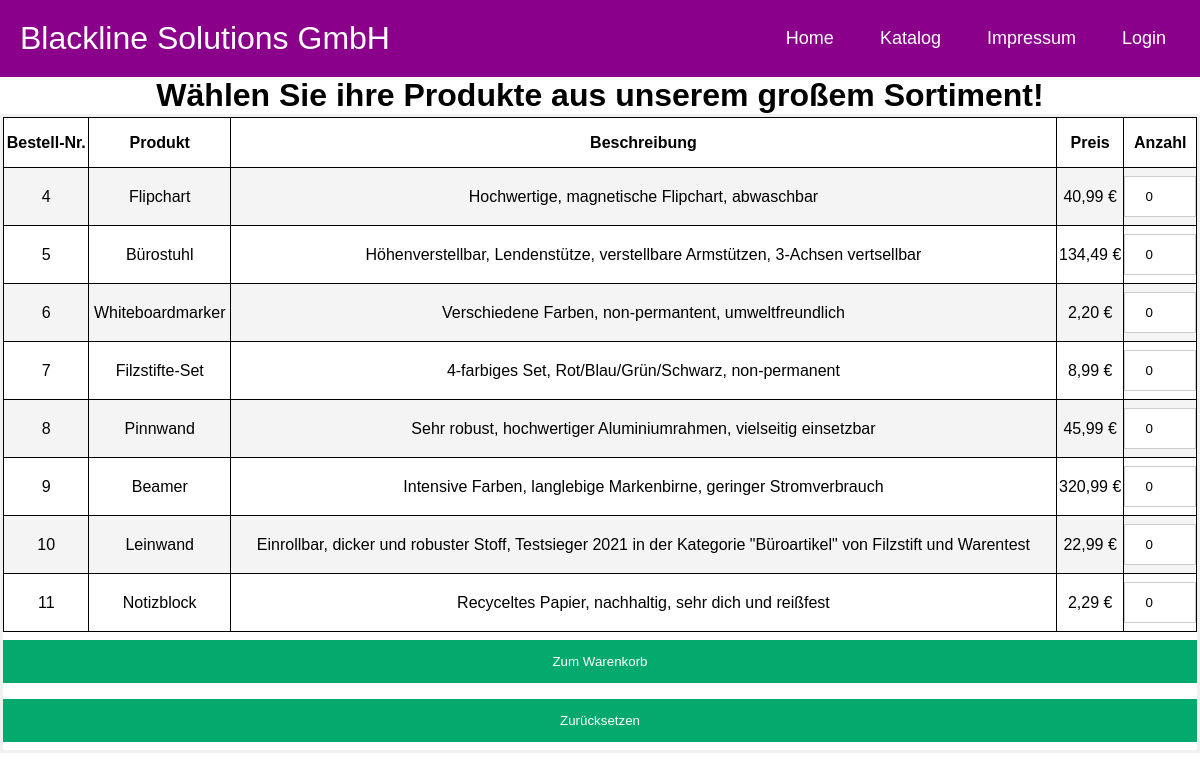
Screenshot of /pages/katalog.php (signed in) with the database file from the repository.
### tables this page shows
CREATE TABLE `produkt` (
  `produktid` int(11) NOT NULL,
  `bezeichnung` varchar(40) NOT NULL,
  `preis` float NOT NULL,
  `beschreibung` text NOT NULL
);

### pages/katalog.php (the view, shortened to what this page needs)
<!DOCTYPE html>
<html lang="de">
    <head>
        <link rel="stylesheet" href="../style/style.css">
        <link rel="stylesheet" href="../style/login.css">
        <?php
            $kundeID = null;
            if (isset ($_SESSION["kundeID"]))
            {
                $kundeID = $_SESSION["kundeID"];
            }
            function showKatalog()
            {
                $connection = mysqli_connect("localhost", "root");
                mysqli_select_db($connection, "i40_basis");
                $query = "SELECT * FROM produkt";
                $result = mysqli_query($connection, $query);
                echo "<h1>Wählen Sie ihre Produkte aus unserem großem Sortiment!</h1>";
                echo "<form action='warenkorb.php' method='get'>";
                echo "<table>";
                echo "<tr><th>Bestell-Nr.</th><th>Produkt</th><th>Beschreibung</th><th>Preis</th><th>Anzahl</th></tr>";
                for ($i=0; $i<mysqli_num_rows($result); $i++)
                {
                    $daten = mysqli_fetch_array($result);
                    $prID = $daten["produktid"];
                    $prName = $daten["bezeichnung"];
                    $prBeschr = $daten["beschreibung"];
                    $prPreis = $daten["preis"];
                    $prPreis = number_format($prPreis, 2, ',', '.');
                    echo "<tr><td>".$prID."</td><td>".$prName."</td><td>".$prBeschr."</td><td>".$prPreis." €</td><td><input type='text' value=0 name='".$prID."' size='1'></td></tr>";
                }
                echo "</table>";
                echo "<input type='submit' value='Zum Warenkorb' class='but'>";
                echo "<input type='reset' value='Zurücksetzen' class='but'>";
                echo "</form>";
            }
        ?>
    </head>
    <body>
        <header>
            <nav class="navbar">
                <div class="logo"><a href="/SAE-Projekt/index.html" > <font color="white">Blackline Solutions GmbH</font></a></div>
                <ul class="nav-links">
                    <div class="menu">
                        <li><a href="/SAE-Projekt/index.html">Home</a></li>
                        <li><a href="/SAE-Projekt/pages/katalog.php">Katalog</a></li>
                        <li><a href="/SAE-Projekt/pages/impressum.html">Impressum</a></li>
                        <li><a href="/SAE-Projekt/pages/login.php">Login</a></li>
                    </div>
                </ul>
            </nav>
        </header>
        <center>
            <?php
                if ($kundeID == null)
                {
                    showToLogIn();
                }
                else
                {
                    showKatalog();
                }
            ?>
        </center>
    </body>
</html>

### style/style.css (style rules this page uses)
* { margin: 0; padding: 0; box-sizing: border-box; }
body { font-family: Arial, Helvetica, sans-serif; }
a { text-decoration: none; }
li { list-style: none; }
.navbar { display: flex; align-items: center; justify-content: space-between; padding: 20px; background-color: darkmagenta; color: #fff; }
.nav-links a { color: #fff; }
.logo { font-size: 32px; color: #fff; }
.menu { display: flex; gap: 1em; font-size: 18px; }
.menu li { padding: 5px 14px; }
table { width: 100%; border-collapse: collapse; }
table, th, td { border: 1px solid black; }
th { text-align: center; height: 50px; }
tr { text-align: center; }
tbody tr:nth-child(odd) { background: #ffffff; }
tbody tr:nth-child(even) { background: #f4f4f4; }
button, .but { background-color: #04AA6D; color: white; padding: 14px 20px; margin: 8px 0; border: none; cursor: pointer; width: 100%; }

### style/login.css (style rules this page uses)
form { border: 3px solid #f1f1f1; }
input[type=text], input[type=password], input[type=email] { width: 100%; padding: 12px 20px; margin: 8px 0; display: inline-block; border: 1px solid #ccc; box-sizing: border-box; }
button, .but { background-color: #04AA6D; color: white; padding: 14px 20px; margin: 8px 0; border: none; cursor: pointer; width: 100%; }

### rows the page displays
produkt: produktid "4", bezeichnung "Flipchart", beschreibung "Hochwertige, magnetische Flipchart, abwaschbar", preis "40,99"
produkt: produktid "5", bezeichnung "Bürostuhl", beschreibung "Höhenverstellbar, Lendenstütze, verstellbare Armstützen, 3-Achsen vertsellbar", preis "134,49"
produkt: produktid "6", bezeichnung "Whiteboardmarker", beschreibung "Verschiedene Farben, non-permantent, umweltfreundlich", preis "2,20"
produkt: produktid "7", bezeichnung "Filzstifte-Set", beschreibung "4-farbiges Set, Rot/Blau/Grün/Schwarz, non-permanent", preis "8,99"
produkt: produktid "8", bezeichnung "Pinnwand", beschreibung "Sehr robust, hochwertiger Aluminiumrahmen, vielseitig einsetzbar", preis "45,99"
produkt: produktid "9", bezeichnung "Beamer", beschreibung "Intensive Farben, langlebige Markenbirne, geringer Stromverbrauch", preis "320,99"
produkt: produktid "10", bezeichnung "Leinwand", beschreibung "Einrollbar, dicker und robuster Stoff, Testsieger 2021 in der Kategorie \"Büroartikel\" von Filzstift und Warentest", preis "22,99"
produkt: produktid "11", bezeichnung "Notizblock", beschreibung "Recyceltes Papier, nachhaltig, sehr dich und reißfest", preis "2,29"
